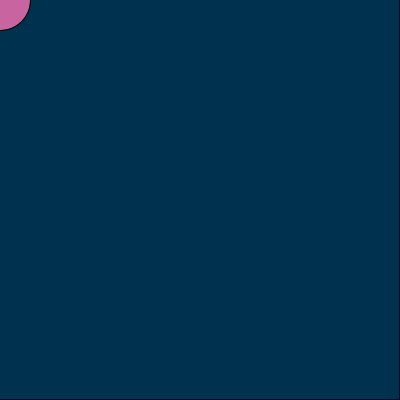
Frame 1 (no input)
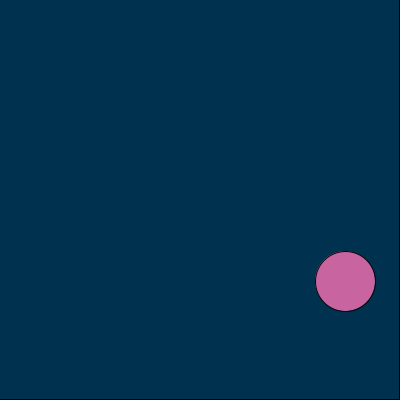
Frame 60 (the mouse pressed at the canvas centre just before this capture)
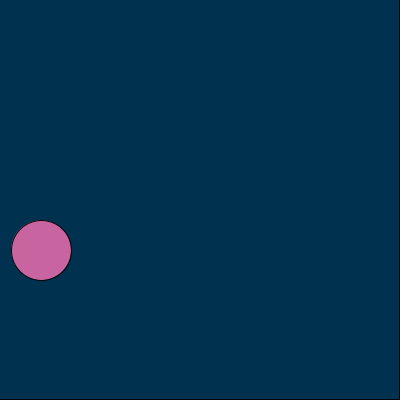
Frame 120 (the mouse held since frame 60 and released just before this capture)

The Processing sketch that drew these frames (run headless with seeded random() and noise(); from frame 60 on, the mouse is pressed at the canvas centre):

// Processing sketch: processing_54884
// ── processing_54884.pde

int numBalls = 3;
float x, y;
float spdX = 7.0;
float spdY = 4.0;
float radius = 20.0;
float friction = .75;
float damping = .65;
float gravity = .02;


 
  
void setup() {
  size(400, 400);
  smooth();
  background(200, 300, 850);
  
   
 
}
 
void draw() {
 //ball
  fill(0, 50, 80); 
  rect(-3, -3, width+2, height+2); 
  
  
   
  fill(200, 100, 160);
  stroke(5);
  ellipse(x, y, radius*3, radius*3);
  x+=spdX;
  spdY += gravity;
  y+=spdY;
  
    if (x>width-radius){
    x = width-radius;
    spdX*=-1;
  } else
  
  if (x < radius) {
    x = radius;
    spdX*=-1;
  } if (y>height-radius){
    y = height-radius;
    spdY*=-1;
    spdY *= damping;
    spdX *= friction;
  } else if (y<radius) {
    y = radius;
    spdY*=-1;
  }
  //ball end
  
}
  
